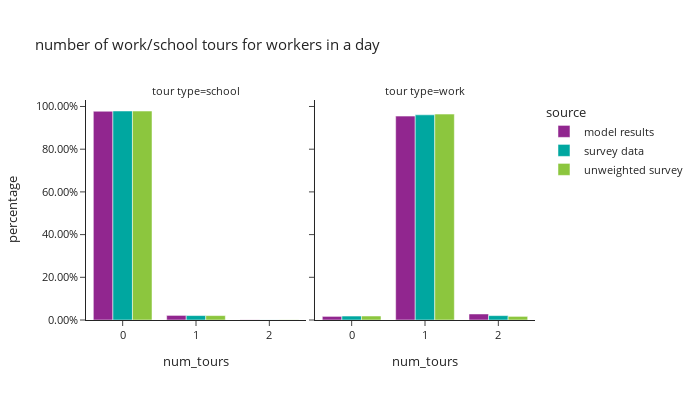

This figure's notebook cell:
### Code cell
# number of mandatory tours
df_plot = w_tour_data[['person_id','source','tour_type','tour_id','hh_weight_2017_2019']].groupby(['person_id','source','tour_type','hh_weight_2017_2019']).count().reset_index()

pivoted = df_plot.pivot(index=['person_id','source','hh_weight_2017_2019'], columns="tour_type", values="tour_id").fillna(0).reset_index()
df_plot = pivoted.melt(id_vars=['person_id','source','hh_weight_2017_2019'], var_name="tour_type")

df_plot['num_tours'] = df_plot['value']
df_plot['ws_weight'] = df_plot['hh_weight_2017_2019']
df_plot = df_plot.groupby(['source','tour_type','num_tours'])['ws_weight'].sum().reset_index()
df_plot = df_plot.merge(df_worker_count, how='left', on='source')
df_plot['percentage'] = df_plot['ws_weight']/df_plot['hh_weight_2017_2019']

fig = px.bar(df_plot, x="num_tours", y="percentage", color="source",barmode="group",
             facet_col="tour_type",facet_row_spacing=0.2,
             title="number of work/school tours for workers in a day")
fig.for_each_annotation(lambda a: a.update(text="tour type="+a.text.split("=")[-1]))
fig.update_layout(height=400, width=700, yaxis=dict(tickformat=".2%"))
fig.show()

### Figure 1 — Plotly figure (JSON) as saved in the notebook; plotly's stock layout.template omitted (floating-point values rounded to 4 significant figures)
{"data": [{"alignmentgroup": "True", "hovertemplate": "source=model results<br>tour_type=school<br>num_tours=%{x}<br>percentage=%{y}<extra></extra>", "legendgroup": "model results", "marker": {"color": "#91268F", "pattern": {"shape": ""}}, "name": "model results", "offsetgroup": "model results", "orientation": "v", "showlegend": true, "textposition": "auto", "type": "bar", "x": [0.0, 1.0, 2.0], "xaxis": "x", "y": [0.9777, 0.02152, 0.000746], "yaxis": "y"}, {"alignmentgroup": "True", "hovertemplate": "source=model results<br>tour_type=work<br>num_tours=%{x}<br>percentage=%{y}<extra></extra>", "legendgroup": "model results", "marker": {"color": "#91268F", "pattern": {"shape": ""}}, "name": "model results", "offsetgroup": "model results", "orientation": "v", "showlegend": false, "textposition": "auto", "type": "bar", "x": [0.0, 1.0, 2.0], "xaxis": "x2", "y": [0.01685, 0.955, 0.02818], "yaxis": "y2"}, {"alignmentgroup": "True", "hovertemplate": "source=survey data<br>tour_type=school<br>num_tours=%{x}<br>percentage=%{y}<extra></extra>", "legendgroup": "survey data", "marker": {"color": "#00A7A0", "pattern": {"shape": ""}}, "name": "survey data", "offsetgroup": "survey data", "orientation": "v", "showlegend": true, "textposition": "auto", "type": "bar", "x": [0.0, 1.0, 2.0], "xaxis": "x", "y": [0.9789, 0.02076, 0.000358], "yaxis": "y"}, {"alignmentgroup": "True", "hovertemplate": "source=survey data<br>tour_type=work<br>num_tours=%{x}<br>percentage=%{y}<extra></extra>", "legendgroup": "survey data", "marker": {"color": "#00A7A0", "pattern": {"shape": ""}}, "name": "survey data", "offsetgroup": "survey data", "orientation": "v", "showlegend": false, "textposition": "auto", "type": "bar", "x": [0.0, 1.0, 2.0], "xaxis": "x2", "y": [0.01855, 0.9609, 0.02052], "yaxis": "y2"}, {"alignmentgroup": "True", "hovertemplate": "source=unweighted survey<br>tour_type=school<br>num_tours=%{x}<br>percentage=%{y}<extra></extra>", "legendgroup": "unweighted survey", "marker": {"color": "#8CC63E", "pattern": {"shape": ""}}, "name": "unweighted survey", "offsetgroup": "unweighted survey", "orientation": "v", "showlegend": true, "textposition": "auto", "type": "bar", "x": [0.0, 1.0, 2.0], "xaxis": "x", "y": [0.9786, 0.02064, 0.0007459], "yaxis": "y"}, {"alignmentgroup": "True", "hovertemplate": "source=unweighted survey<br>tour_type=work<br>num_tours=%{x}<br>percentage=%{y}<extra></extra>", "legendgroup": "unweighted survey", "marker": {"color": "#8CC63E", "pattern": {"shape": ""}}, "name": "unweighted survey", "offsetgroup": "unweighted survey", "orientation": "v", "showlegend": false, "textposition": "auto", "type": "bar", "x": [0.0, 1.0, 2.0], "xaxis": "x2", "y": [0.01865, 0.9644, 0.01691], "yaxis": "y2"}], "layout": {"annotations": [{"font": {}, "showarrow": false, "text": "tour type=school", "x": 0.245, "xanchor": "center", "xref": "paper", "y": 1.0, "yanchor": "bottom", "yref": "paper"}, {"font": {}, "showarrow": false, "text": "tour type=work", "x": 0.755, "xanchor": "center", "xref": "paper", "y": 1.0, "yanchor": "bottom", "yref": "paper"}], "barmode": "group", "height": 400, "legend": {"title": {"text": "source"}, "tracegroupgap": 0}, "title": {"text": "number of work/school tours for workers in a day"}, "width": 700, "xaxis": {"anchor": "y", "domain": [0.0, 0.49], "title": {"text": "num_tours"}}, "xaxis2": {"anchor": "y2", "domain": [0.51, 1.0], "matches": "x", "title": {"text": "num_tours"}}, "yaxis": {"anchor": "x", "domain": [0.0, 1.0], "tickformat": ".2%", "title": {"text": "percentage"}}, "yaxis2": {"anchor": "x2", "domain": [0.0, 1.0], "matches": "y", "showticklabels": false}}}
